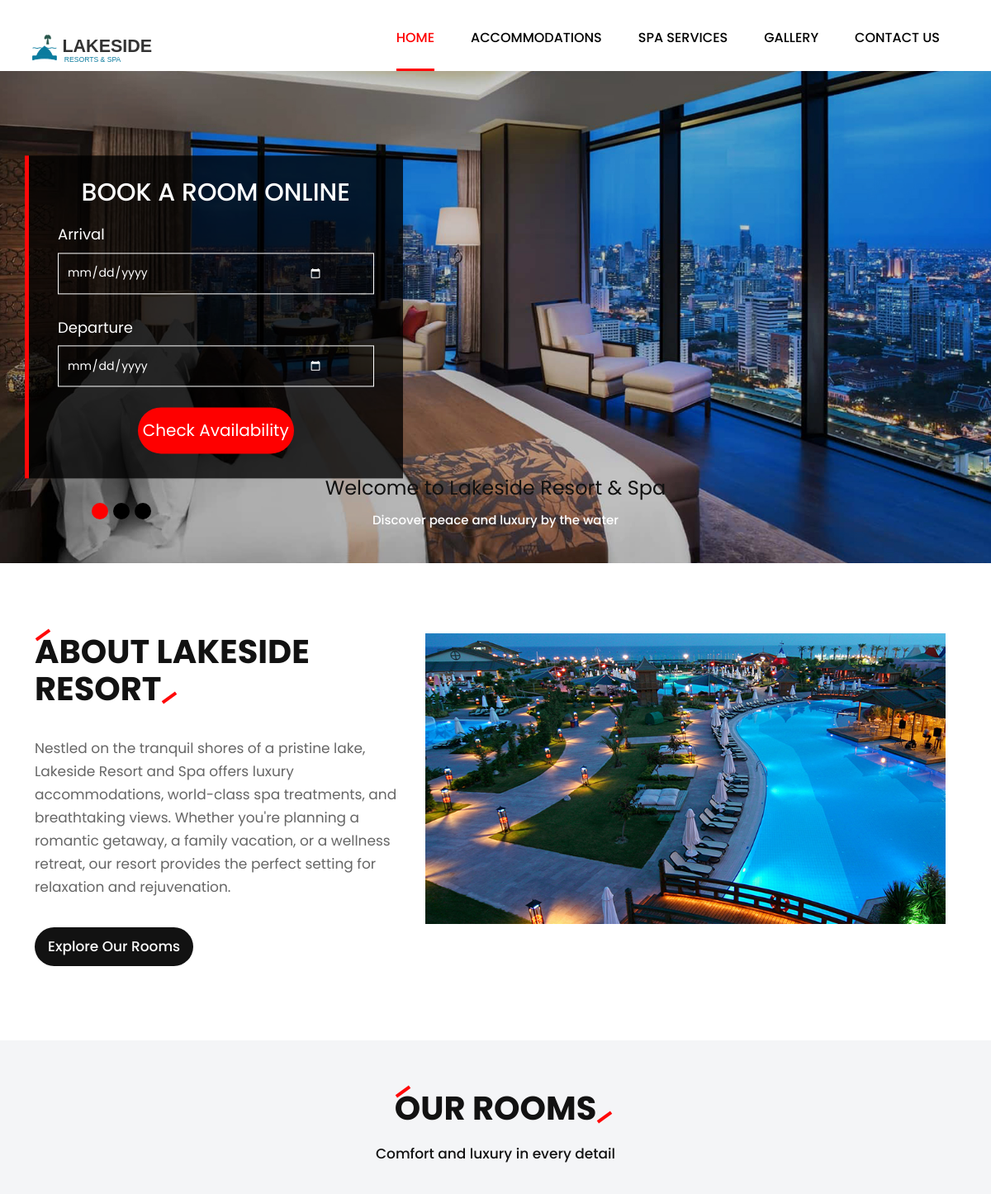
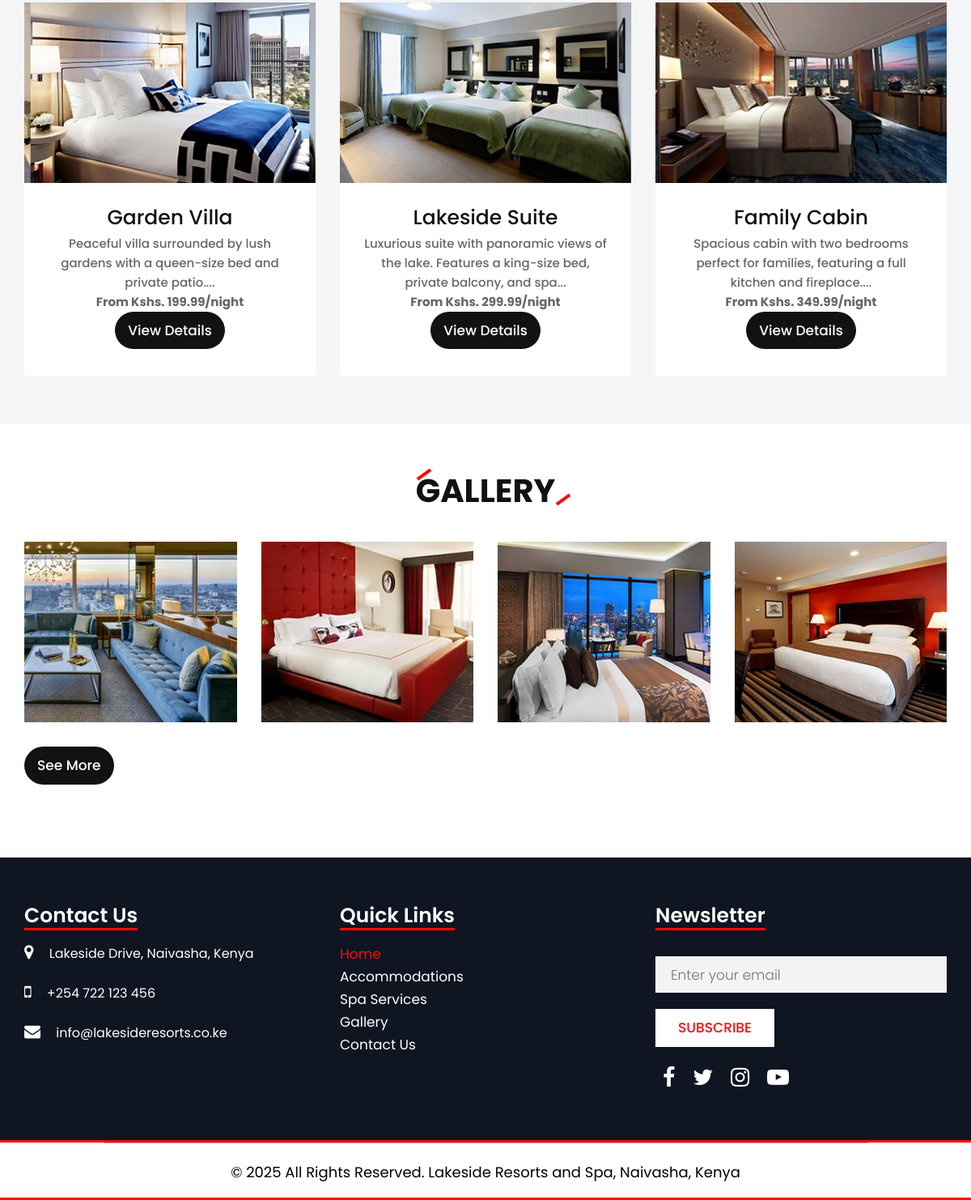
The page / on the database its author committed (2 pictures, top to bottom).
### tables this page shows
CREATE TABLE
  rooms (
    id INT NOT NULL AUTO_INCREMENT,
    name VARCHAR(100) NOT NULL,
    description TEXT,
    price DECIMAL(10, 2) NOT NULL,
    capacity INT NOT NULL,
    image VARCHAR(255),
    amenities TEXT,
    is_available TINYINT (1) DEFAULT 1,
    PRIMARY KEY (id)
  );

### includes/functions.php (called while the page is built, shortened)
<?php
function format_price($price)
{
    return 'Kshs. ' . number_format($price, 2);
}
function get_rooms()
{
    global $conn;
    $rooms = [];
    $sql = "SELECT * FROM rooms WHERE is_available = 1 ORDER BY price";
    $result = mysqli_query($conn, $sql);
    if ($result && mysqli_num_rows($result) > 0) {
        while ($row = mysqli_fetch_assoc($result)) {
            $rooms[] = $row;
        }
    }
    return $rooms;
}

### index.php (the view, shortened to what this page needs)
<?php
require_once 'includes/connect.php';
require_once 'includes/functions.php';
include 'includes/header.php';
?>
<section class="banner_main">
   <div id="myCarousel" class="carousel slide banner" data-ride="carousel">
      <ol class="carousel-indicators">
         <li data-target="#myCarousel" data-slide-to="0" class="active"></li>
         <li data-target="#myCarousel" data-slide-to="1"></li>
         <li data-target="#myCarousel" data-slide-to="2"></li>
      </ol>
      <div class="carousel-inner">
         <div class="carousel-item active">
            <img class="first-slide" src="images/banner1.jpg" alt="First slide">
            <div class="container">
               <div class="carousel-caption">
                  <h1>Welcome to Lakeside Resort & Spa</h1>
                  <p>Discover peace and luxury by the water</p>
               </div>
            </div>
         </div>
      </div>
   </div>
   <div class="booking_ocline">
      <div class="container">
         <div class="row">
            <div class="col-md-5">
               <div class="book_room">
                  <h1>Book a Room Online</h1>
                  <form class="book_now" action="api/check_availability.php" method="post">
                     <div class="row">
                        <div class="col-md-12">
                           <span>Arrival</span>
                           <input class="online_book" type="date" name="arrival_date" required min="<?php echo date('Y-m-d'); ?>">
                        </div>
                        <div class="col-md-12">
                           <span>Departure</span>
                           <input class="online_book" type="date" name="departure_date" required min="<?php echo date('Y-m-d', strtotime('+1 day')); ?>">
                        </div>
                        <div class="col-md-12">
                           <button class="book_btn">Check Availability</button>
                        </div>
                     </div>
                  </form>
               </div>
            </div>
         </div>
      </div>
   </div>
</section>
<div class="about">
   <div class="container-fluid">
      <div class="row">
         <div class="col-md-5">
            <div class="titlepage">
               <h2>About Lakeside Resort</h2>
               <p>Nestled on the tranquil shores of a pristine lake, Lakeside Resort and Spa offers luxury accommodations, world-class spa treatments, and breathtaking views. Whether you're planning a romantic getaway, a family vacation, or a wellness retreat, our resort provides the perfect setting for relaxation and rejuvenation.</p>
               <a class="read_more" href="rooms.php">Explore Our Rooms</a>
            </div>
         </div>
         <div class="col-md-7">
            <div class="about_img">
               <figure><img src="images/about.png" alt="#" /></figure>
            </div>
         </div>
      </div>
   </div>
</div>
<div class="our_room">
   <div class="container">
      <div class="row">
         <div class="col-md-12">
            <div class="titlepage">
               <h2>Our Rooms</h2>
               <p>Comfort and luxury in every detail</p>
            </div>
         </div>
      </div>
      <div class="row">
         <?php
         $rooms = get_rooms();
         foreach ($rooms as $room) {
         ?>
            <div class="col-md-4 col-sm-6">
               <div id="serv_hover" class="room">
                  <div class="room_img">
                     <figure><img src="images/<?php echo htmlspecialchars($room['image']); ?>" alt="<?php echo htmlspecialchars($room['name']); ?>" /></figure>
                  </div>
                  <div class="bed_room">
                     <h3><?php echo htmlspecialchars($room['name']); ?></h3>
                     <p><?php echo htmlspecialchars(substr($room['description'], 0, 100)) . '...'; ?></p>
                     <p><strong>From <?php echo format_price($room['price']); ?>/night</strong></p>
                     <a href="rooms.php" class="read_more">View Details</a>
                  </div>
               </div>
            </div>
         <?php
         }
         ?>
      </div>
   </div>
</div>
<div class="gallery">
   <div class="container">
      <div class="row">
         <div class="col-md-12">
            <div class="titlepage">
               <h2>Gallery</h2>
            </div>
         </div>
      </div>
      <div class="row">
         <div class="col-md-3 col-sm-6">
            <div class="gallery_img">
               <figure><img src="images/gallery1.jpg" alt="#" /></figure>
            </div>
         </div>
         <div class="col-md-3 col-sm-6">
            <div class="gallery_img">
               <figure><img src="images/gallery2.jpg" alt="#" /></figure>
            </div>
         </div>
         <div class="col-md-3 col-sm-6">
            <div class="gallery_img">
               <figure><img src="images/gallery3.jpg" alt="#" /></figure>
            </div>
         </div>
         <div class="col-md-3 col-sm-6">
            <div class="gallery_img">
               <figure><img src="images/gallery4.jpg" alt="#" /></figure>
            </div>
         </div>
      </div>
      <div class="row">
         <div class="col-md-12">
            <a class="read_more" href="gallery.php">See More</a>
         </div>
      </div>
   </div>
</div>
<?php
include 'includes/footer.php';
?>

### css/icomoon.css (style rules this page uses)
body { background: #fff; }

### rows shown on the page
rooms: image (picture), name "Garden Villa", description "Peaceful villa surrounded by lush gardens with a queen-size bed and private patio.", price "Kshs. 199.99"
rooms: image (picture), name "Lakeside Suite", description "Luxurious suite with panoramic views of the lake. Features a king-size bed, private balcony, and spa", price "Kshs. 299.99"
rooms: image (picture), name "Family Cabin", description "Spacious cabin with two bedrooms perfect for families, featuring a full kitchen and fireplace.", price "Kshs. 349.99"
